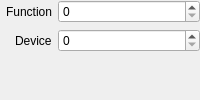
     <widget class="QWidget" name="pci_tab">
      <attribute name="icon">
       <iconset theme="audio-card"/>
      </attribute>
      <attribute name="title">
       <string>PCI</string>
      </attribute>
      <attribute name="toolTip">
       <string>The Device Path for PCI defines the path to the PCI configuration space address for a PCI device.</string>
      </attribute>
      <attribute name="whatsThis">
       <string>&lt;html&gt;&lt;head/&gt;&lt;body&gt;&lt;p&gt;The Device Path for PCI defines the path to the PCI configuration space address for a PCI device.&lt;/p&gt;&lt;/body&gt;&lt;/html&gt;</string>
      </attribute>
      <layout class="QFormLayout" name="pci_layout">
       <property name="fieldGrowthPolicy">
        <enum>QFormLayout::FieldGrowthPolicy::ExpandingFieldsGrow</enum>
       </property>
       <property name="labelAlignment">
        <set>Qt::AlignmentFlag::AlignRight|Qt::AlignmentFlag::AlignTrailing|Qt::AlignmentFlag::AlignVCenter</set>
       </property>
       <property name="leftMargin">
        <number>6</number>
       </property>
       <property name="topMargin">
        <number>0</number>
       </property>
       <property name="rightMargin">
        <number>0</number>
       </property>
       <property name="bottomMargin">
        <number>0</number>
       </property>
       <item row="0" column="0">
        <widget class="QLabel" name="pci_function_label">
         <property name="toolTip">
          <string>PCI Function Number.</string>
         </property>
         <property name="statusTip">
          <string>Function</string>
         </property>
         <property name="whatsThis">
          <string>&lt;html&gt;&lt;head/&gt;&lt;body&gt;&lt;p&gt;PCI Function Number.&lt;/p&gt;&lt;/body&gt;&lt;/html&gt;</string>
         </property>
         <property name="text">
          <string>Function</string>
         </property>
        </widget>
       </item>
       <item row="0" column="1">
        <widget class="QSpinBox" name="pci_function">
         <property name="sizePolicy">
          <sizepolicy hsizetype="Expanding" vsizetype="Fixed">
           <horstretch>0</horstretch>
           <verstretch>0</verstretch>
          </sizepolicy>
         </property>
         <property name="toolTip">
          <string>PCI Function Number.</string>
         </property>
         <property name="statusTip">
          <string>Function</string>
         </property>
         <property name="whatsThis">
          <string>&lt;html&gt;&lt;head/&gt;&lt;body&gt;&lt;p&gt;PCI Function Number.&lt;/p&gt;&lt;/body&gt;&lt;/html&gt;</string>
         </property>
         <property name="minimum">
          <number>0</number>
         </property>
         <property name="maximum">
          <number>7</number>
         </property>
        </widget>
       </item>
       <item row="1" column="0">
        <widget class="QLabel" name="pci_device_label">
         <property name="toolTip">
          <string>PCI Device Number.</string>
         </property>
         <property name="statusTip">
          <string>Device</string>
         </property>
         <property name="whatsThis">
          <string>&lt;html&gt;&lt;head/&gt;&lt;body&gt;&lt;p&gt;PCI Device Number.&lt;/p&gt;&lt;/body&gt;&lt;/html&gt;</string>
         </property>
         <property name="text">
          <string>Device</string>
         </property>
        </widget>
       </item>
       <item row="1" column="1">
        <widget class="QSpinBox" name="pci_device">
         <property name="sizePolicy">
          <sizepolicy hsizetype="Expanding" vsizetype="Fixed">
           <horstretch>0</horstretch>
           <verstretch>0</verstretch>
          </sizepolicy>
         </property>
         <property name="toolTip">
          <string>PCI Device Number.</string>
         </property>
         <property name="statusTip">
          <string>Device</string>
         </property>
         <property name="whatsThis">
          <string>&lt;html&gt;&lt;head/&gt;&lt;body&gt;&lt;p&gt;PCI Device Number.&lt;/p&gt;&lt;/body&gt;&lt;/html&gt;</string>
         </property>
         <property name="minimum">
          <number>0</number>
         </property>
         <property name="maximum">
          <number>31</number>
         </property>
        </widget>
       </item>
      </layout>
     </widget>
